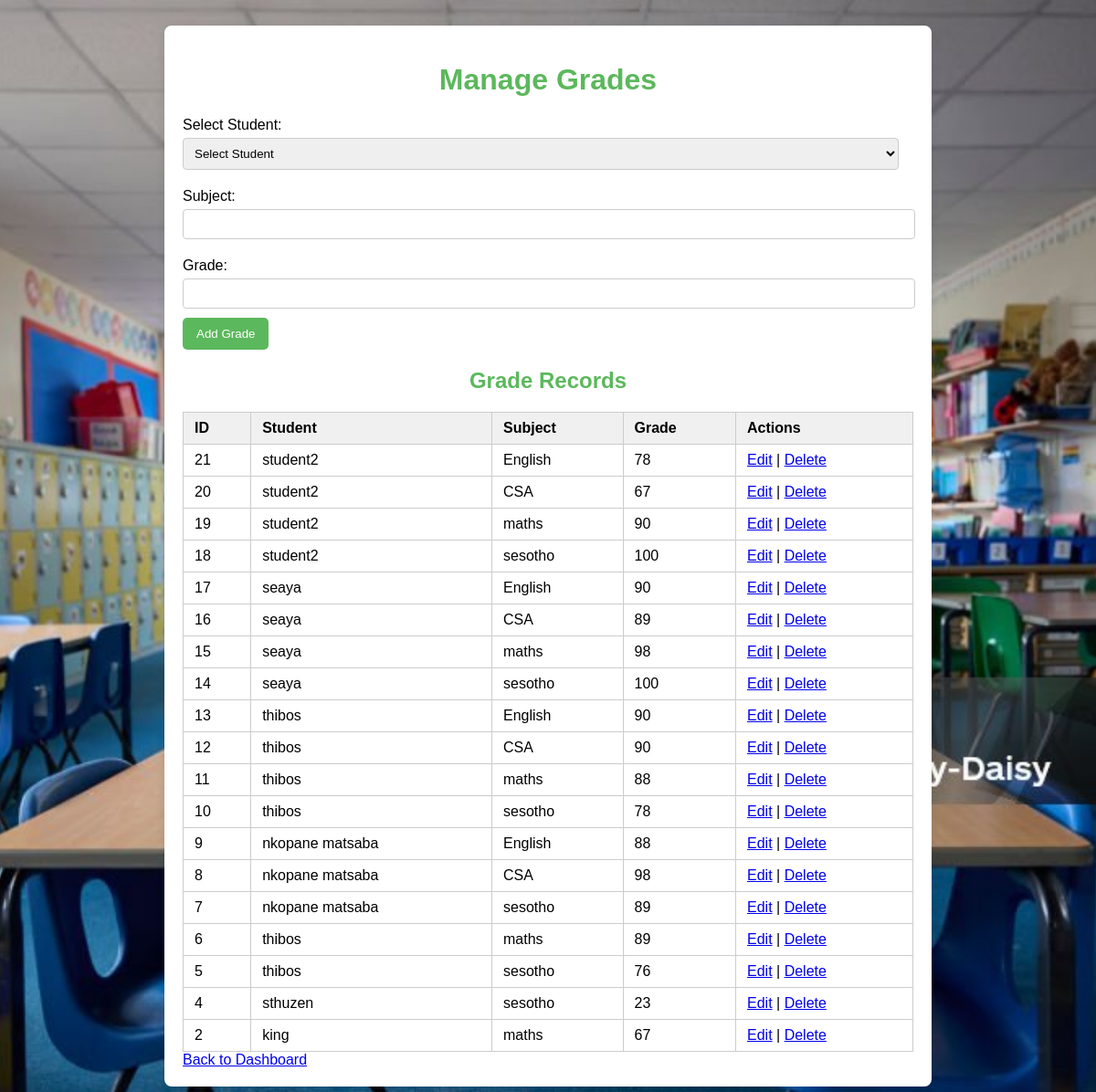
Screenshot of /manage_grades.php (signed in) with the database file from the repository.
### tables this page shows
CREATE TABLE `grades` (
  `id` int(11) NOT NULL,
  `student_id` int(11) DEFAULT NULL,
  `subject` varchar(50) DEFAULT NULL,
  `grade` float DEFAULT NULL
);

CREATE TABLE `students` (
  `id` int(11) NOT NULL,
  `name` varchar(100) NOT NULL,
  `email` varchar(89) NOT NULL,
  `phone` int(23) NOT NULL,
  `class_id` int(11) DEFAULT NULL,
  `fee_status` enum('paid','unpaid') NOT NULL DEFAULT 'unpaid'
);

### manage_grades.php (the view, shortened to what this page needs)
<!DOCTYPE html>
<html >
<head>
</head>
<body>
    <div class="container">
        <h1>Manage Grades</h1>
        <form method="POST" action="add_grade.php" onsubmit="return validateForm()">
            <label for="student_id">Select Student:</label>
            <select name="student_id" id="student_id" required>
                <option value="">Select Student</option>
                <?php
                include 'db.php';
                ?>
            </select>
            <label for="subject">Subject:</label>
            <input type="text" name="subject" id="subject" required>
            <label for="grade">Grade:</label>
            <input type="number" name="grade" id="grade" step="0.1" required min="0" max="100">
            <button type="submit">Add Grade</button>
        </form>
        <h2>Grade Records</h2>
        <table>
            <thead>
                <tr>
                    <th>ID</th>
                    <th>Student</th>
                    <th>Subject</th>
                    <th>Grade</th>
                    <th>Actions</th>
                </tr>
            </thead>
            <tbody>
                <?php
                $result = $conn->query("SELECT g.id, s.name AS student_name, g.subject, g.grade FROM grades g JOIN students s ON g.student_id = s.id ORDER BY g.id DESC");
                if ($result && $result->num_rows > 0) {
                    while ($row = $result->fetch_assoc()) {
                        echo "<tr>
                                <td>{$row['id']}</td>
                                <td>{$row['student_name']}</td>
                                <td>{$row['subject']}</td>
                                <td>{$row['grade']}</td>
                                <td>
                                    <a href='edit_grade.php?id={$row['id']}'>Edit</a> |
                                    <a href='delete_grade.php?id={$row['id']}'>Delete</a>
                                </td>
                              </tr>";
                    }
                } else {
                    echo "<tr><td colspan='5'>No grade records found.</td></tr>";
                }
                ?>
            </tbody>
        </table>
        <a href="dashboard.php">Back to Dashboard</a>
    </div>
</body>
</html>

### manage_grades.php (style rules this page uses)
body { font-family: Arial, sans-serif; padding: 20px; background-color: #f4f4f4; background-image: url('images/background2.png'); background-size: cover; background-position: center; background-repeat: no-repeat; }
h1, h2 { color: #5cb85c; text-align: center; }
.container { max-width: 800px; margin: 0 auto; padding: 20px; background: white; border-radius: 8px; box-shadow: 0 2px 10px rgba(0, 0, 0, 0.1); }
form { margin-bottom: 20px; }
label { display: block; margin: 10px 0 5px; }
input[type="text"], input[type="number"], select { width: calc(100% - 16px); padding: 8px; margin-bottom: 10px; border: 1px solid #ccc; border-radius: 4px; }
button { padding: 10px 15px; background-color: #5cb85c; color: white; border: none; border-radius: 5px; cursor: pointer; transition: background-color 0.3s; }
table { width: 100%; border-collapse: collapse; margin-top: 20px; }
th, td { padding: 8px 12px; text-align: left; border: 1px solid #ccc; }
th { background-color: #f0f0f0; }

### rows the page displays
grades: id "21", student.name "student2", subject "English", grade "78"
grades: id "20", student.name "student2", subject "CSA", grade "67"
grades: id "19", student.name "student2", subject "maths", grade "90"
grades: id "18", student.name "student2", subject "sesotho", grade "100"
grades: id "17", student.name "seaya", subject "English", grade "90"
grades: id "16", student.name "seaya", subject "CSA", grade "89"
grades: id "15", student.name "seaya", subject "maths", grade "98"
grades: id "14", student.name "seaya", subject "sesotho", grade "100"
grades: id "13", student.name "thibos", subject "English", grade "90"
grades: id "12", student.name "thibos", subject "CSA", grade "90"
grades: id "11", student.name "thibos", subject "maths", grade "88"
grades: id "10", student.name "thibos", subject "sesotho", grade "78"
grades: id "9", student.name "nkopane matsaba", subject "English", grade "88"
grades: id "8", student.name "nkopane matsaba", subject "CSA", grade "98"
grades: id "7", student.name "nkopane matsaba", subject "sesotho", grade "89"
grades: id "6", student.name "thibos", subject "maths", grade "89"
grades: id "5", student.name "thibos", subject "sesotho", grade "76"
grades: id "4", student.name "sthuzen", subject "sesotho", grade "23"
grades: id "2", student.name "king", subject "maths", grade "67"
